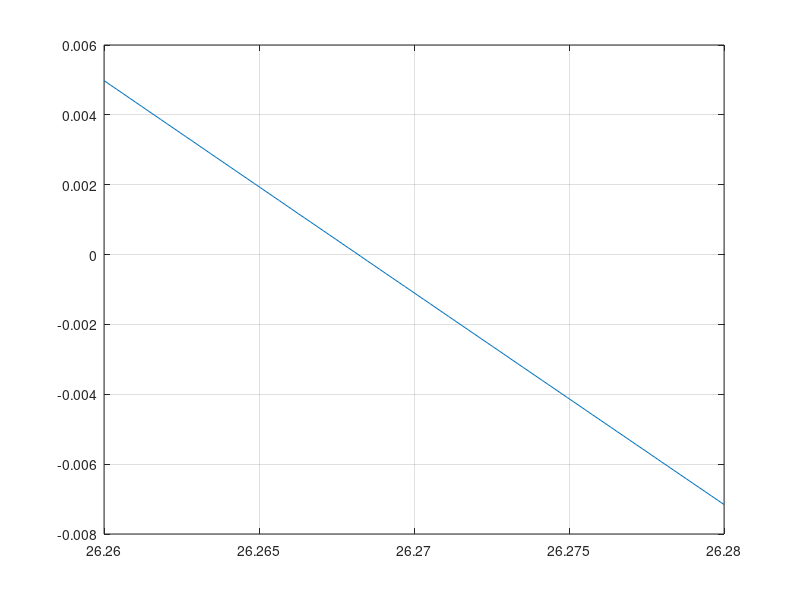

This figure's MATLAB source:
clf
figure(1)
t = linspace (26.26,26.28);
dy = 6400 - 3200 * exp (-t./62.8) - 2500 - 350 * sqrt (t);
plot (t, dy)
grid on
